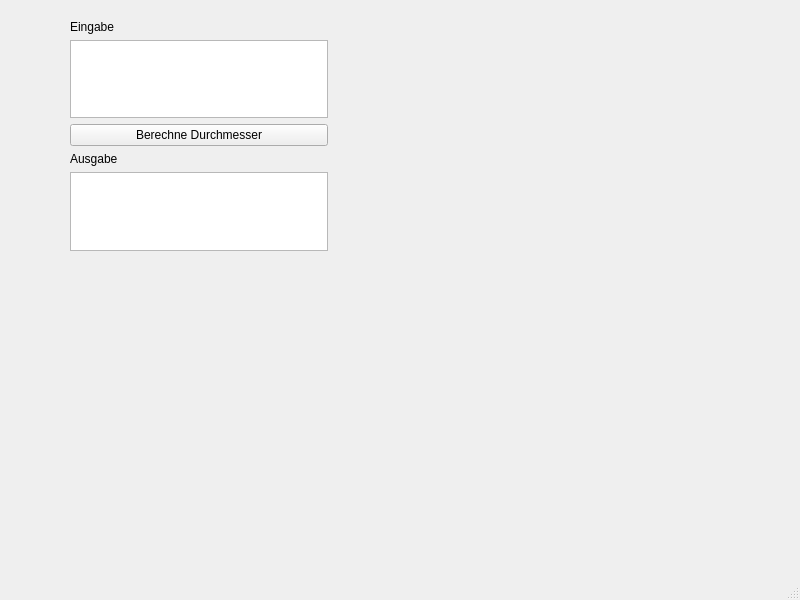
<?xml version="1.0" encoding="UTF-8"?>
<ui version="4.0">
 <class>GUI</class>
 <widget class="QMainWindow" name="GUI">
  <property name="geometry">
   <rect>
    <x>0</x>
    <y>0</y>
    <width>800</width>
    <height>600</height>
   </rect>
  </property>
  <property name="windowTitle">
   <string>GUI</string>
  </property>
  <widget class="QWidget" name="centralwidget">
   <widget class="QWidget" name="">
    <property name="geometry">
     <rect>
      <x>70</x>
      <y>20</y>
      <width>258</width>
      <height>231</height>
     </rect>
    </property>
    <layout class="QVBoxLayout" name="verticalLayout">
     <item>
      <widget class="QLabel" name="label">
       <property name="text">
        <string>Eingabe</string>
       </property>
      </widget>
     </item>
     <item>
      <widget class="QTextEdit" name="Eingabe"/>
     </item>
     <item>
      <widget class="QPushButton" name="RechneKnopf">
       <property name="text">
        <string>Berechne Durchmesser</string>
       </property>
      </widget>
     </item>
     <item>
      <widget class="QLabel" name="label_2">
       <property name="text">
        <string>Ausgabe</string>
       </property>
      </widget>
     </item>
     <item>
      <widget class="QTextBrowser" name="Ausgabe"/>
     </item>
    </layout>
   </widget>
  </widget>
  <widget class="QMenuBar" name="menubar">
   <property name="geometry">
    <rect>
     <x>0</x>
     <y>0</y>
     <width>800</width>
     <height>21</height>
    </rect>
   </property>
  </widget>
  <widget class="QStatusBar" name="statusbar"/>
 </widget>
 <resources/>
 <connections/>
</ui>
